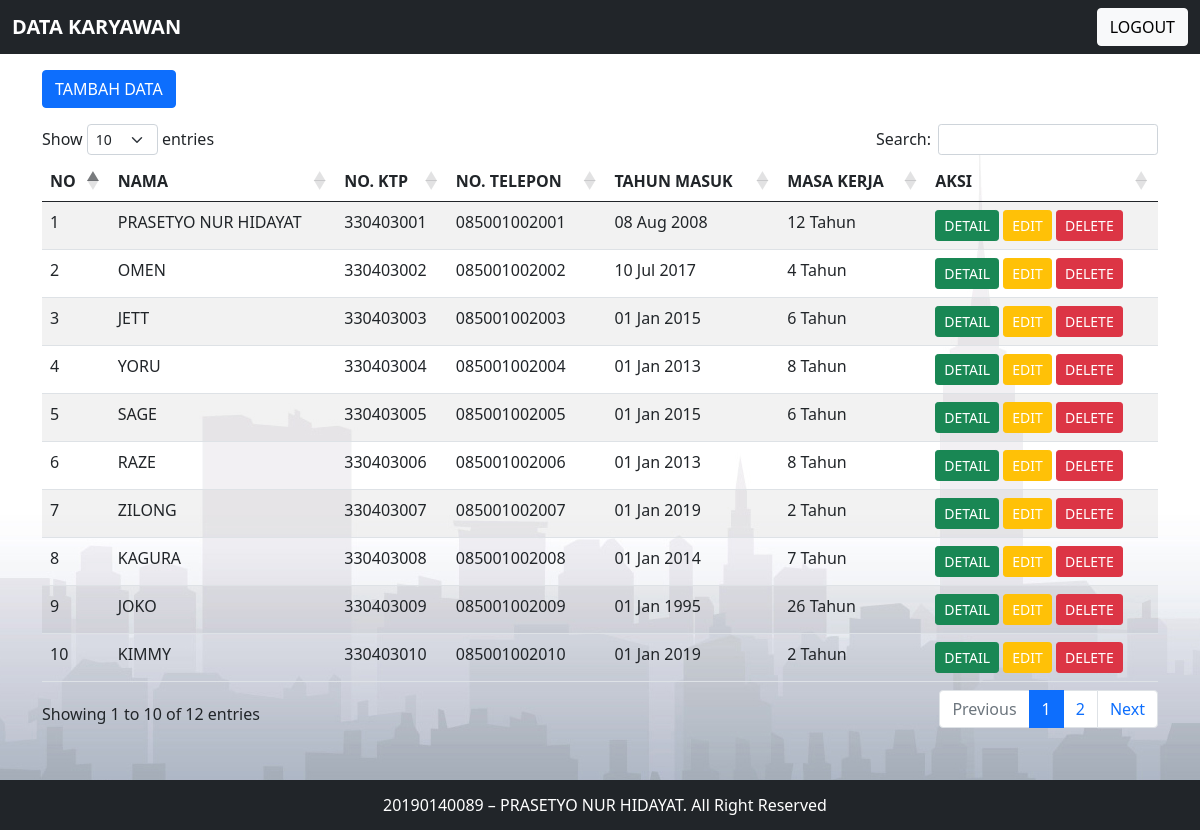
The app's page /index.php (signed in) with its own data.
### tables this page shows
CREATE TABLE `data_karyawan` (
  `id` int(11) NOT NULL,
  `nama` varchar(30) NOT NULL,
  `no_ktp` varchar(20) NOT NULL,
  `no_telp` varchar(20) NOT NULL,
  `tahun_masuk` date NOT NULL
);

### index.php (the view, shortened to what this page needs)
<!DOCTYPE html>
<html lang="en">
<head>
    <link href="https://cdn.jsdelivr.net/npm/bootstrap@5.0.0-beta3/dist/css/bootstrap.min.css" rel="stylesheet">
    <link rel="stylesheet" href="https://cdn.datatables.net/1.10.24/css/dataTables.bootstrap5.min.css">
    <link rel="stylesheet" href="css/style_home.css">
</head>
<body id="container">
    <nav class="navbar navbar-expand-lg navbar-dark bg-dark">
        <div class="container-fluid">
            <b> <a class="navbar-brand " href="index.php">DATA KARYAWAN</a></b>
            <a href="logout.php">
                <button style="float:right" class="btn btn-light">LOGOUT</button>
            </a>
        </div>
    </nav>
    <div class="container data-mahasiswa mt-3">
        <div style="padding-bottom: 100px;">
            <a href="input.php" class="btn btn-primary mb-3">TAMBAH DATA</a>
            <table class="table table-striped" id="tabelMahasiswa">
                <thead>
                    <tr>
                        <th scope="col">NO </th>
                        <th scope="col">NAMA </th>
                        <th class="res" scope="col">NO. KTP </th>
                        <th class="res" scope="col">NO. TELEPON </th>
                        <th class="res" scope="col">TAHUN MASUK </th>
                        <th scope="col">MASA KERJA </th>
                        <th scope="col">AKSI </th>
                    </tr>
                </thead>
                <tbody>
                    <?php
                    include 'koneksi.php';
                    ?>
                    <?php
                    $no = 1;
                    $query = mysqli_query($conn, "SELECT * FROM data_karyawan");
                    while ($data = $query->fetch_assoc()) {
                        $tahun_masuk = $data['tahun_masuk'];
                        $lama = new DateTime($tahun_masuk);
                        $sekarang = new DateTime();
                        $masa_kerja = $sekarang->diff($lama);
                    ?>
                        <tr>
                            <td><?php echo $no++; ?></td>
                            <td><?php echo $data['nama']; ?></td>
                            <td class="res"><?php echo $data['no_ktp']; ?></td>
                            <td class="res"><?php echo $data['no_telp']; ?></td>
                            <td class="res"><?php echo date('d M Y', strtotime($data['tahun_masuk'])) ?></td>
                            <td><?php echo $masa_kerja->y . "&nbsp" . "Tahun" ?></td>
                            <td>
                                <a href="detail.php?id=<?php echo $data['id']; ?>" class="btn btn-success btn-sm text-white">DETAIL</a>
                                <a href="edit.php?id=<?php echo $data['id']; ?>" class="btn btn-warning btn-sm text-white">EDIT</a>
                                <a href="hapus.php?id=<?php echo $data['id']; ?>" class="btn btn-danger btn-sm" onclick="return confirm('Anda yakin akan menghapus data ini?')">DELETE</a>
                            </td>
                        </tr>
                    <?php
                    } ?>
                </tbody>
            </table>
        </div>
    </div>
    <footer class="footer text-center bg-dark">
        <p style="margin-bottom:-2px;">20190140089 – PRASETYO NUR HIDAYAT. All Right Reserved</p>
    </footer>
</body>
</html>

### css/style_home.css (style rules this page uses)
body { background: url(../img/bgbgbg.jpg); background-size: auto; background-position: center; background-repeat: repeat-y; z-index: 1; }
.footer { bottom: 0; width: 100%; position: fixed; height: 50px; line-height: 50px; background: #3c3a3a; color: #fff; padding-left: 10px; z-index: 2; }

### records on screen
data_karyawan: nama "PRASETYO NUR HIDAYAT", no_ktp "330403001", no_telp "085001002001", tahun_masuk "08 Aug 2008", tahun_masuk "12"
data_karyawan: nama "OMEN", no_ktp "330403002", no_telp "085001002002", tahun_masuk "10 Jul 2017", tahun_masuk "4"
data_karyawan: nama "JETT", no_ktp "330403003", no_telp "085001002003", tahun_masuk "01 Jan 2015", tahun_masuk "6"
data_karyawan: nama "YORU", no_ktp "330403004", no_telp "085001002004", tahun_masuk "01 Jan 2013", tahun_masuk "8"
data_karyawan: nama "SAGE", no_ktp "330403005", no_telp "085001002005", tahun_masuk "01 Jan 2015", tahun_masuk "6"
data_karyawan: nama "RAZE", no_ktp "330403006", no_telp "085001002006", tahun_masuk "01 Jan 2013", tahun_masuk "8"
data_karyawan: nama "ZILONG", no_ktp "330403007", no_telp "085001002007", tahun_masuk "01 Jan 2019", tahun_masuk "2"
data_karyawan: nama "KAGURA", no_ktp "330403008", no_telp "085001002008", tahun_masuk "01 Jan 2014", tahun_masuk "7"
data_karyawan: nama "JOKO", no_ktp "330403009", no_telp "085001002009", tahun_masuk "01 Jan 1995", tahun_masuk "26"
data_karyawan: nama "KIMMY", no_ktp "330403010", no_telp "085001002010", tahun_masuk "01 Jan 2019", tahun_masuk "2"
